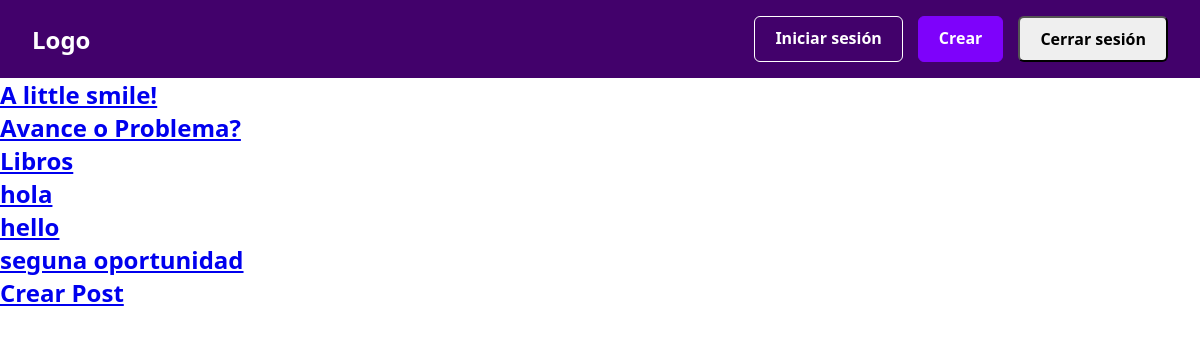
The page /post_2 on the database its author committed.
### post_2/models.py (models this page shows, shortened)
class Publicacion(models.Model):
    title = models.CharField(max_length=100)
    pub_date = models.DateTimeField(auto_now_add=True)
    description = models.TextField()
    image = models.ImageField(upload_to= 'static/upload_imagen', blank=True)   #aqui se registra la direccion de la imagenes (que en este caso estan es static)
    author = models.CharField(max_length=100)
    class Meta:
        verbose_name_plural = "Publicaciones"

### post_2/views.py (the view)
# urls.py: path('', PostListView.as_view(), name='post_list'),                              #aqui se registra la vista del html post_list
class PostListView(ListView):
    template_name = "post_list.html"
    model = Publicacion
    context_object_name = 'posts'                           # con este comando se puede modificar el nombre de las listas que se muestran en el template

### templates/post_list.html
    {% extends "includes/navbar.html" %}
    {% block content %}
{% for publicacion in object_list %}
    <h2><a href="{% url 'post_details' publicacion.pk %}" >{{publicacion.title}}</a></h2>
{% empty %}
<h1>hi</h1>
{% endfor %}
<h2><a href="{% url 'post_create' %}">Crear Post</a></h2>
{% endblock %}

### templates/includes/navbar.html (style rules this page uses)
* { margin: 0; padding: 0; box-sizing: border-box; font-family: 'Segoe UI', Arial, sans-serif; }

### rows shown on the page
Publicacion: title "A little smile!"
Publicacion: title "Avance o Problema?"
Publicacion: title "Libros"
Publicacion: title "hola"
Publicacion: title "hello"
Publicacion: title "seguna oportunidad"
